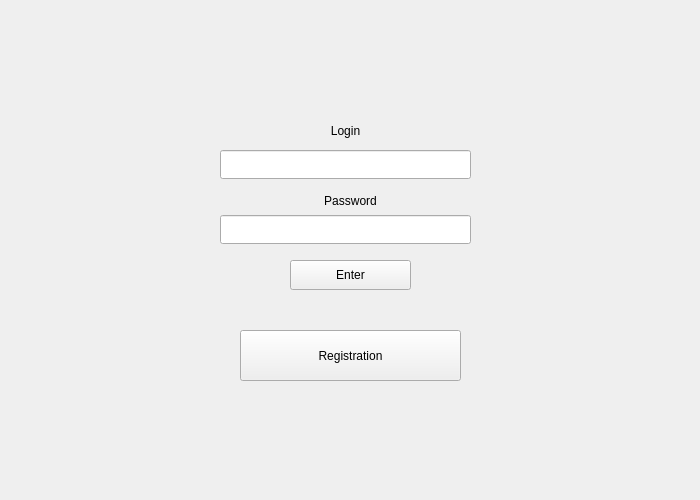
<?xml version="1.0" encoding="UTF-8"?>
<ui version="4.0">
 <class>LoginWindow</class>
 <widget class="QMainWindow" name="loginwindow">
  <property name="geometry">
   <rect>
    <x>0</x>
    <y>0</y>
    <width>700</width>
    <height>500</height>
   </rect>
  </property>
  <property name="sizePolicy">
   <sizepolicy hsizetype="Fixed" vsizetype="Fixed">
    <horstretch>0</horstretch>
    <verstretch>0</verstretch>
   </sizepolicy>
  </property>
  <property name="minimumSize">
   <size>
    <width>700</width>
    <height>500</height>
   </size>
  </property>
  <property name="maximumSize">
   <size>
    <width>700</width>
    <height>500</height>
   </size>
  </property>
  <property name="windowTitle">
   <string>LoginWindow</string>
  </property>
  <widget class="QWidget" name="centralwidget">
   <widget class="QLabel" name="label">
    <property name="geometry">
     <rect>
      <x>220</x>
      <y>120</y>
      <width>251</width>
      <height>21</height>
     </rect>
    </property>
    <property name="text">
     <string>Login</string>
    </property>
    <property name="alignment">
     <set>Qt::AlignCenter</set>
    </property>
   </widget>
   <widget class="QLineEdit" name="login">
    <property name="geometry">
     <rect>
      <x>220</x>
      <y>215</y>
      <width>251</width>
      <height>29</height>
     </rect>
    </property>
    <property name="layoutDirection">
     <enum>Qt::LeftToRight</enum>
    </property>
   </widget>
   <widget class="QLabel" name="label_2">
    <property name="geometry">
     <rect>
      <x>220</x>
      <y>190</y>
      <width>261</width>
      <height>21</height>
     </rect>
    </property>
    <property name="text">
     <string>Password</string>
    </property>
    <property name="alignment">
     <set>Qt::AlignCenter</set>
    </property>
   </widget>
   <widget class="QLineEdit" name="password">
    <property name="enabled">
     <bool>true</bool>
    </property>
    <property name="geometry">
     <rect>
      <x>220</x>
      <y>150</y>
      <width>251</width>
      <height>29</height>
     </rect>
    </property>
   </widget>
   <widget class="QPushButton" name="enter_button">
    <property name="geometry">
     <rect>
      <x>290</x>
      <y>260</y>
      <width>121</width>
      <height>30</height>
     </rect>
    </property>
    <property name="text">
     <string>Enter</string>
    </property>
    <property name="checkable">
     <bool>false</bool>
    </property>
    <property name="checked">
     <bool>false</bool>
    </property>
    <property name="default">
     <bool>false</bool>
    </property>
    <property name="flat">
     <bool>false</bool>
    </property>
   </widget>
   <widget class="QPushButton" name="registration_button">
    <property name="geometry">
     <rect>
      <x>240</x>
      <y>330</y>
      <width>221</width>
      <height>51</height>
     </rect>
    </property>
    <property name="text">
     <string>Registration</string>
    </property>
   </widget>
  </widget>
 </widget>
 <resources/>
 <connections/>
</ui>
